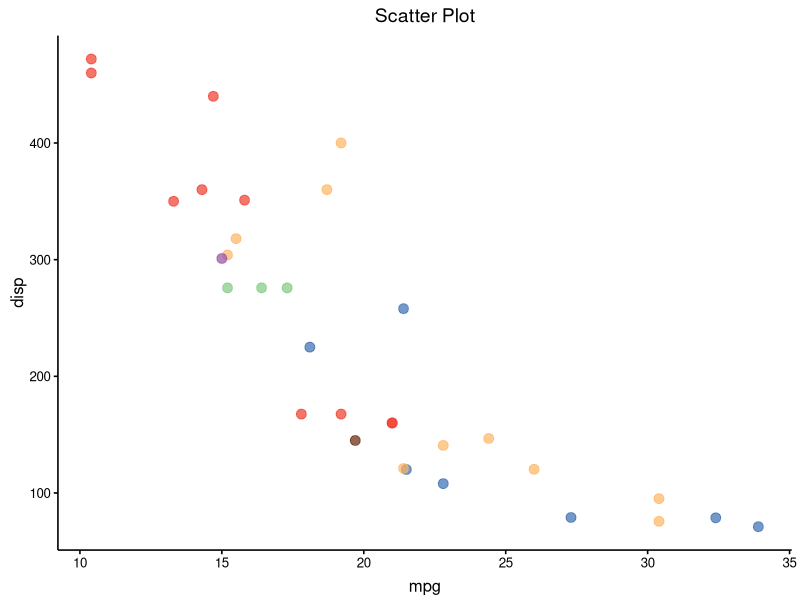
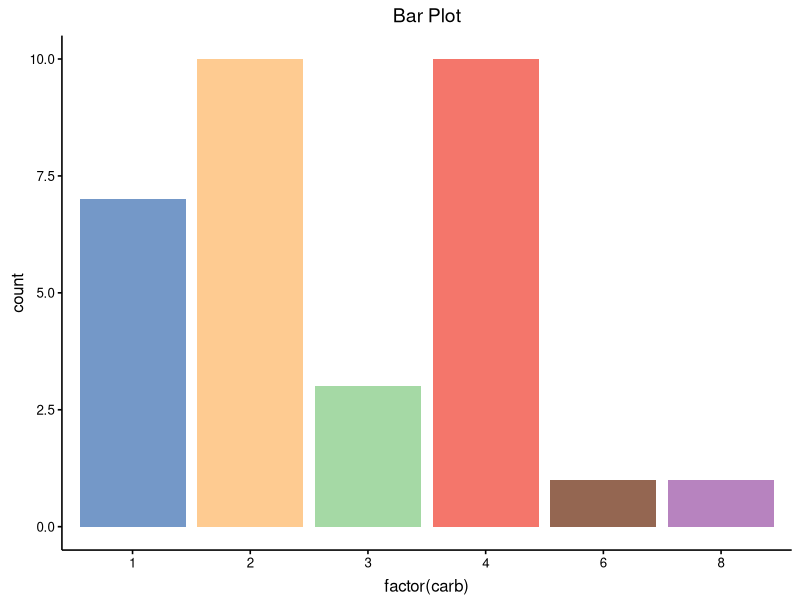

Reproduce these figures in R, in order.

# Theme for publication
theme_publication <- function(base_size = 12,
                              base_family = "Helvetica",
                              axis = TRUE,
                              grid = FALSE,
                              legend.position = 'none',
                              rotate_text = 'none') {

  if(axis) {
    axis_element <- element_line(color = 'black')
  } else {
    axis_element <- element_blank()
  }

  if(grid) {
    grid_element <- element_line(color = 'grey90')
  } else {
    grid_element <- element_blank()
  }

  if(rotate_text == 'x') {
    x_axis_text <- element_text(angle = 90, hjust = 1)
  } else {
    x_axis_text <- element_text()
  }

  ggthemes::theme_foundation(base_size = base_size, base_family = base_family) +
    theme(plot.title = element_text(face = "plain", size = 14, hjust = 0.5),
          text = element_text(),
          panel.background = element_rect(color = NA),
          plot.background = element_rect(color = NA),
          panel.border = element_blank(),
          axis.title = element_text(face = "plain", size = rel(1)),
          axis.title.y = element_text(angle = 90, vjust = 0.5),
          axis.title.x = element_text(vjust = 0),
          axis.text = element_text(color = 'black'),
          axis.text.x = x_axis_text,
          axis.line = axis_element,
          panel.grid.major = grid_element,
          panel.grid.minor = element_blank(),
          legend.key = element_rect(color = NA),
          legend.key.size = unit(0.4, "cm"),
          legend.background = element_rect(fill = NA),
          legend.spacing = unit(0, "cm"),
          legend.title = element_blank(), #element_text(face="italic"),
          legend.position = legend.position,
          strip.background = element_rect(color="#f0f0f0",fill="#f0f0f0"),
          strip.text = element_text(face="bold"))
}


# Border
theme_border <- function(base_size = 12,
                      base_family = "Helvetica",
                      border = TRUE,
                      axis = TRUE,
                      grid = FALSE,
                      legend.position = 'none',
                      facet_background = 'dodgerblue4',
                      facet_border = 'black',
                      facet_color = 'white') {
  if(border) {
    border_element <- element_rect(color = 'black', fill = NA)
  } else {
    border_element <- element_rect(color = NA, fill = NA)
  }

  if(axis) {
    axis_element <- element_line(color = 'black')
  } else {
    axis_element <- element_blank()
  }

  if(grid) {
    grid_element <- element_line(color = 'grey90')
  } else {
    grid_element <- element_blank()
  }


  ggthemes::theme_foundation(base_size = base_size, base_family = base_family) +
    theme(plot.title = element_text(face = "plain", size = 14, hjust = 0.5),
          plot.subtitle = element_text(face = 'plain', size = 12, hjust = 0.5),
          text = element_text(),
          panel.background = element_rect(color = 'white'),
          plot.background = element_rect(color = 'white'),
          panel.border = border_element,
          axis.title = element_text(face = "plain", size = rel(1)),
          axis.title.y = element_text(angle = 90, vjust = 0.5),
          axis.title.x = element_text(vjust = 0),
          axis.text = element_text(color = 'black'),
          axis.line = axis_element,
          panel.grid.major = grid_element,
          panel.grid.minor = element_blank(),
          legend.key = element_rect(color = NA),
          legend.key.size = unit(0.4, "cm"),
          legend.background = element_rect(fill = NA),
          legend.spacing = unit(0, "cm"),
          legend.title = element_blank(), #element_text(face="italic"),
          legend.position = legend.position,
          strip.background = element_rect(color = facet_border, fill = facet_background),
          strip.text = element_text(face = "plain", color = facet_color))
}



# Fill color
scale_fill_publication <- function(...){
  library(scales)
  discrete_scale("fill","publication",manual_pal(values = c("#386cb0","#fdb462","#7fc97f","#ef3b2c","#662506","#984ea3","#fb9a99", "#ffff33", "#a6cee3")), ...)

}


# Discrete color
scale_color_publication <- function(...){
  library(scales)
  discrete_scale("color","publication",manual_pal(values = c("#386cb0","#fdb462","#7fc97f","#ef3b2c","#662506","#984ea3","#fb9a99", "#ffff33", "#a6cee3")), ...)

}


# Pallete
color_palette2 <- function(palette = 1) {

  if(palette == 1 | palette == 'RdBu') {
    colors <- RColorBrewer::brewer.pal(n = 11, name = 'RdBu')[c(3,9)]
  }

  colors
}

#---------------------------------
# Examples
library(ggplot2)
library(gridExtra)
pdf("example_plot.pdf", family = "Helvetica", width = 2.5, height = 2.5)
scatter <- ggplot(mtcars, aes(mpg,disp,color=factor(carb))) + geom_point(size=3, alpha = 0.7) + labs(title="Scatter Plot")
# grid.arrange(scatter,(scatter + scale_color_publication() + theme_publication()),nrow = 1)
grid.arrange((scatter + scale_color_publication() + theme_publication()),nrow = 1)

bar <- ggplot(mtcars, aes(factor(carb),fill = factor(carb))) + geom_bar(alpha = 0.7) + labs(title = "Bar Plot")
# grid.arrange(bar,(bar + scale_fill_publication() + theme_publication()),nrow = 1)
grid.arrange((bar + scale_fill_publication() + theme_publication()),nrow = 1)

dev.off()








